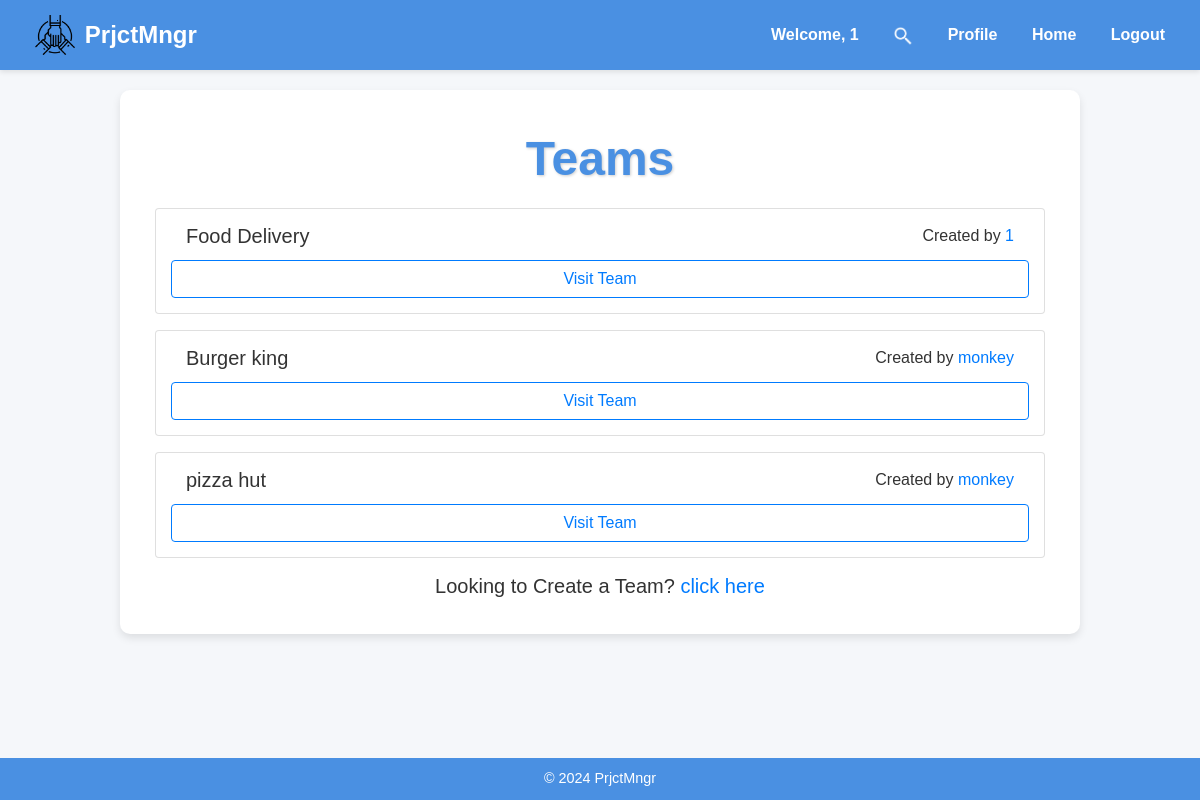
The app's page / (signed in), older data.
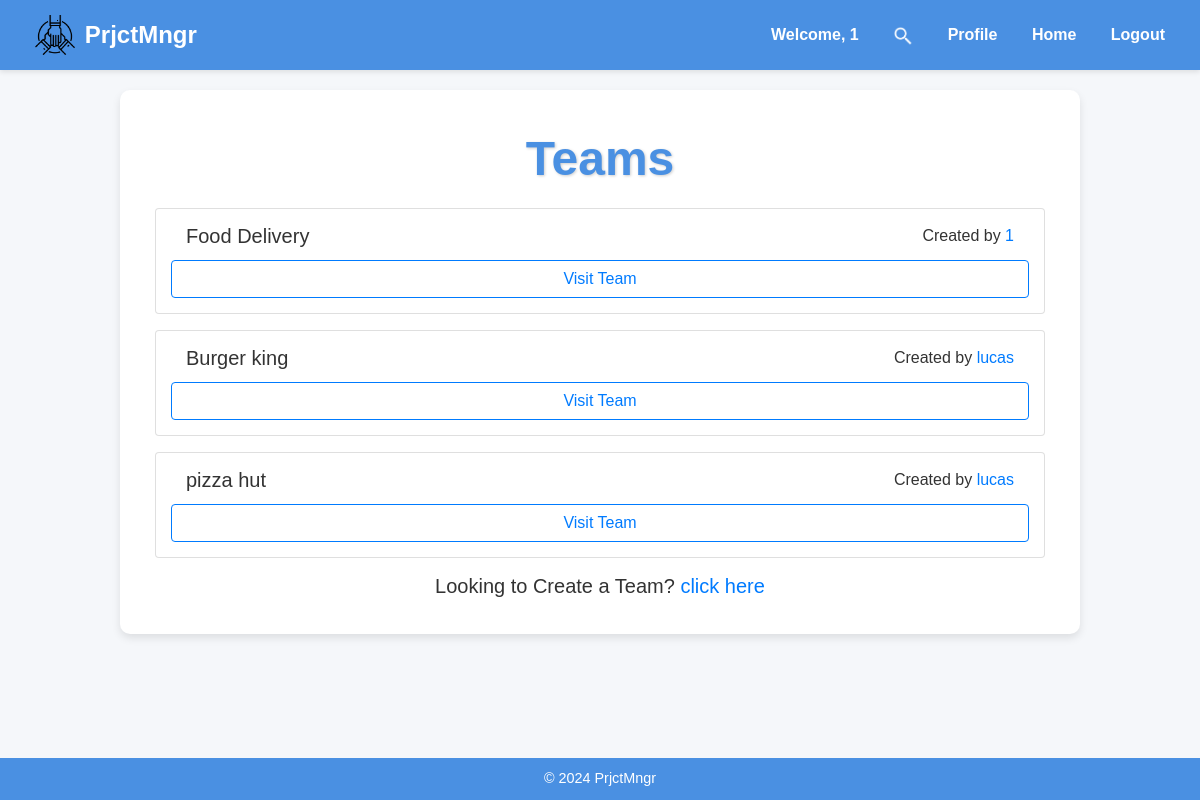
The same page, newer data.
### team/models.py (models this page shows)
class User(AbstractUser):
    friends = models.ManyToManyField('self', related_name='friends', blank=True)
    bio = models.TextField()

class Team(models.Model):
    name = models.CharField(max_length=50, unique=True)
    creator = models.ForeignKey(User, on_delete=models.CASCADE, related_name='teams_created',null=True)
    members = models.ManyToManyField('User', related_name='teams', blank=True)
    description = models.TextField(blank=True,default='')
    archived = models.BooleanField(default=False)
    admins = models.ManyToManyField('User', related_name='admins', blank=True)

### team/views.py (the view)
# urls.py: path('', views.index, name='index'),
def index(request):
    if request.user.is_authenticated:
        user = request.user
        teams=[]
        for team in Team.objects.all():
            if team.members.filter(id=user.id).exists():
                teams.append(team)
        return render(request, 'index.html', {'teams':teams})
    else:
        return render(request, 'register.html')

### team/templates/index.html (shortened to what this page needs)
{% extends "layout.html" %}
{% block body %}
    <h1>Teams</h1>
    {% if teams %}
        {% for team in teams %}
            <div class="card mb-3" style="margin: 15px;padding: 15px;">
                <div class="row" style="justify-content: space-between;margin-left: 15px;margin-right: 15px;">
                    <h5 class="card-title">{{ team.name }}</h5>
                    <p class="card-text">Created by <a href ="{% url 'profile' team.creator.username %}">{{ team.creator }}</a> </p>
                </div>
                <form action="edit_members/{{ team.name }}" style="text-align: center">
                    <input style="width:100%;" type="submit" class="btn btn-outline-primary" value="Visit Team">
                </form>
            </div>
        {% endfor %}
    {% else %}
        <h3 style="text-align: center;margin-top:40px" >Look's Like There's Nothing here.</h3>
    {% endif %}
            <h5 style="text-align: center">Looking to Create a Team? <a href ="create_team" > click here</a></h5>
        </div>
{% endblock %}

### team/templates/layout.html (shortened to what this page needs)
{% load static %}
<!DOCTYPE html>
<html lang="en">
<head>
    <link rel="stylesheet" href="https://cdn.jsdelivr.net/npm/bootstrap@4.4.1/dist/css/bootstrap.min.css">
</head>
<body>
    <nav class="navbar navbar-expand-lg">
        <a class="navbar-brand" href="{% url 'index' %}">
            <img src="{% static 'logo.png' %}" alt="PrjtMngr Logo">
            PrjctMngr
        </a>
        <div class="ml-auto">
            {% if user.is_authenticated %}
                <a>Welcome, {{ user.username|capfirst }}</a>
                <a href="{% url 'search' %}"><img style ="height:20px" src="{% static 'searchLogo.png' %}"></a>
                <a href="{% url 'profile' user.username %}" >Profile</a>
                <a href="{% url 'index' %}">Home</a>
                <a href="{% url 'logout' %}">Logout</a>
            {% else %}
                <a class="links" href="{% url 'login' %}">Login</a>
                <a class="links" href="{% url 'register' %}">Register</a>
            {% endif %}
        </div>
    </nav>
    <div class="content-container">
        {% block body %}
        {% endblock %}
    <footer>
        © 2024 PrjctMngr
    </footer>
</body>
</html>

### team/templates/layout.html (style rules this page uses)
body { font-family: 'Arial', sans-serif; background-color: #f5f7fa; color: #333; margin: 0; padding: 0; }
.navbar { background-color: #4a90e2; padding: 10px 20px; box-shadow: 0 2px 5px rgba(0, 0, 0, 0.1); }
.navbar-brand { font-weight: bold; font-size: 1.5rem; color: #fff; display: flex; align-items: center; text-decoration: none; }
.navbar-brand img { height: 40px; margin-right: 10px; }
.navbar a { color: #fff; margin: 0 15px; text-decoration: none; font-weight: bold; transition: color 0.3s; }
h1 { text-align: center; color: #4a90e2; font-size: 3rem; margin: 20px 0; font-weight: 700; text-shadow: 1px 1px 3px rgba(0, 0, 0, 0.2); }
.content-container { padding: 20px; background-color: #fff; border-radius: 10px; box-shadow: 0 4px 8px rgba(0, 0, 0, 0.1); margin: 20px auto; max-width: 80%; }
footer { background-color: #4a90e2; color: #fff; text-align: center; padding: 10px 0; position: fixed; bottom: 0; width: 100%; font-size: 0.9rem; }

Row changes from the older to the newer data that the page shows:
changed through a linked row, Team "Burger king": creator "monkey" → "lucas"
changed through a linked row, Team "pizza hut": creator "monkey" → "lucas"
